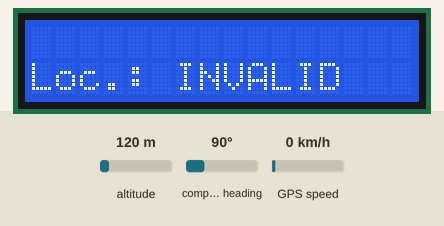
Recording of a sketch running on a simulated Arduino Mega 2560, built with avr-gcc and run on an emulated ATmega2560. Parts: 16×2 character LCD. The test bench sets the inputs (shaded band); at power-on: altitude 120 m, compass heading 90°, GPS speed 0 km/h. The GPS gets a fix after 3 s at 37.7749, -122.4194 with 8 satellites; what the sketch prints to the serial monitor is not drawn.

Above: at 0.2 s.
At 3.2 s:
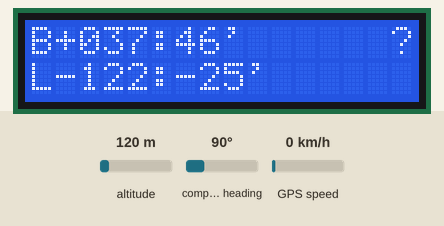

The sketch:

GPS-003.ino
```cpp
/*
   This sample sketch demonstrates the normal use of a TinyGPS++ (TinyGPSPlus) object.
   It requires the use of SoftwareSerial, and assumes that you have a
   9600-baud serial GPS device hooked up on pins 4(rx) and 3(tx).
   Alternatively: Serial1 (RX1+TX1, pin 18+19 on Mega/Due)
*/

#include <TinyGPS++.h>
#include <LiquidCrystal.h>

// initialize the library with the numbers of the interface pins
LiquidCrystal lcd(22, 23, 24, 25, 26, 27);

static const uint32_t GPSBaud = 9600;

// The TinyGPS++ object
TinyGPSPlus gps;


double frac(double value) {
   return (value - (double)trunc(value) );
}


void setup()
{
  // setup Serial for USB-Monitor
  Serial.begin(115200);

  // setup Serial1 for GPS
  Serial1.begin(GPSBaud);

  // set up the LCD's number of columns and rows:
  lcd.begin(16, 2);  // init LCD 1602

  Serial.println(F("DeviceExample.ino"));
  Serial.println(F("A simple demonstration of TinyGPS++ with an attached GPS module"));
  Serial.print(F("Testing TinyGPS++ library v. "));
  Serial.println(TinyGPSPlus::libraryVersion());
  Serial.println(F("by Mikal Hart"));
  Serial.println();
}

void loop()
{
  char sbuf[128];

  // This sketch displays information every time a new sentence is correctly encoded.
  while (Serial1.available() > 0)
    if (gps.encode(Serial1.read()))
      displayInfo();

  if (millis() > 5000 && gps.charsProcessed() < 10)
  {
    Serial.println(F("No GPS detected: check wiring."));
    while(true);
  }
}


void displayInfo()
{
  char sbuf[128];
  double   fLatt, fLong, fmin, fdecsec;
  uint16_t decdeg, decmin,
           dday, dmonth, dyear,
           dhour, dmin, dsec, dcsec, nsat;

  if (gps.location.isValid())
  {
    fLatt= (double)gps.location.lat();
    fLong= (double)gps.location.lng();

    sprintf(sbuf, "Lat:%+012.7f " , fLatt );
    Serial.print(sbuf);   lcd.setCursor(0, 0);  lcd.print(sbuf);

    decdeg = (int)fLatt;
    fmin   = ( fLatt - (float)decdeg) * 60;
    decmin = (int)(fmin);
    fdecsec= (fmin - (float)decmin) * 60 ;

    sprintf(sbuf, "B%+04d:%02d'%7.4f ", decdeg, decmin, fdecsec);
    Serial.print(sbuf); lcd.setCursor(0, 0);  lcd.print(sbuf);

    sprintf(sbuf, " Lng:%+012.7f ", fLong );
    Serial.print(sbuf);

    decdeg = (int)fLong;
    fmin   = ( fLong - (float)decdeg) * 60;
    decmin = (int)(fmin);
    fdecsec= (fmin - (float)decmin) * 60 ;

    sprintf(sbuf, "L%+04d:%02d'%7.4f ", decdeg, decmin, fdecsec);
    Serial.print(sbuf); lcd.setCursor(0, 1);  lcd.print(sbuf);
  }
  else
  {
    Serial.print(F("Location:  INVALID  "));
    lcd.setCursor(0, 1);  lcd.print("Loc.: INVALID");
  }

  if (gps.date.isValid())
  {
    dday=gps.date.day();
    dmonth=gps.date.month();
    dyear=gps.date.year();
    sprintf(sbuf, "  Date: %02d/%02d/%04d", dday, dmonth, dyear);
    Serial.print(sbuf);
  }
  else
  {
    Serial.print(F("  Date:  INVALID  "));
  }

  if (gps.time.isValid())
  {
    dhour=gps.time.hour();
    dmin= gps.time.minute();
    dsec= gps.time.second();
    dcsec=gps.time.centisecond();
    nsat =gps.satellites.value();
    sprintf(sbuf, "  Time: %02d:%02d:%02d,%03d Sat.=%02d", dhour, dmin, dsec, dcsec, nsat);
    Serial.print(sbuf);
  }
  else
  {
    Serial.print(F("  Time:  INVALID  "));
  }

  Serial.println();
}
```
